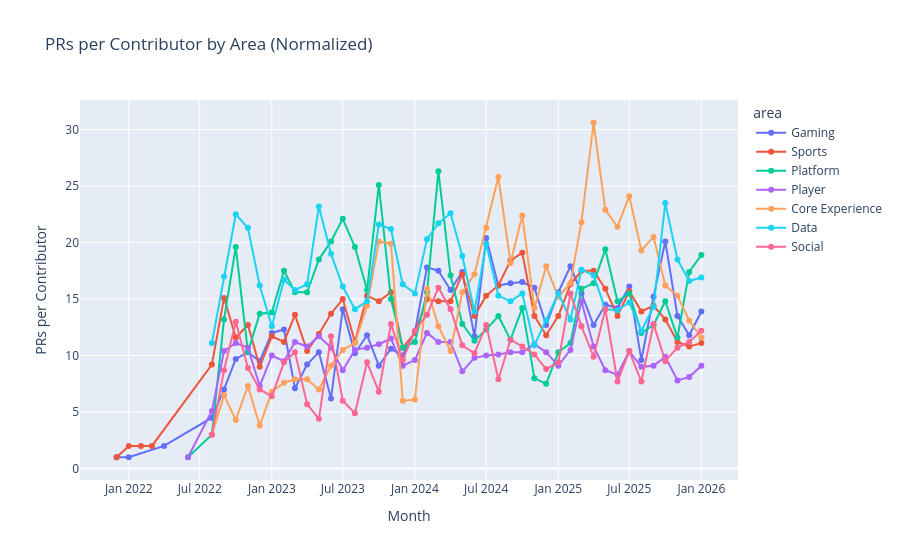

The notebook cell saved with this chart:
### Code cell
# Normalized throughput (PRs per contributor) by area
fig = px.line(df_by_area, x='month', y='prs_per_contributor', color='area',
              title='PRs per Contributor by Area (Normalized)',
              markers=True)
fig.update_layout(yaxis_title='PRs per Contributor', xaxis_title='Month')
fig.show()

# Export manually: fig.write_image('pr-throughput-by-area-normalized.png')

### Figure 1 — Plotly figure (JSON) as saved in the notebook; plotly's stock layout.template omitted (floating-point values rounded to 4 significant figures)
{"data": [{"hovertemplate": "area=Gaming<br>month=%{x}<br>prs_per_contributor=%{y}<extra></extra>", "legendgroup": "Gaming", "line": {"color": "#636efa", "dash": "solid"}, "marker": {"symbol": "circle"}, "mode": "lines+markers", "name": "Gaming", "orientation": "v", "showlegend": true, "type": "scatter", "x": ["2021-12-01", "2022-01-01", "2022-04-01", "2022-08-01", "2022-09-01", "2022-10-01", "2022-11-01", "2022-12-01", "2023-01-01", "2023-02-01", "2023-03-01", "2023-04-01", "2023-05-01", "2023-06-01", "2023-07-01", "2023-08-01", "2023-09-01", "2023-10-01", "2023-11-01", "2023-12-01", "2024-01-01", "2024-02-01", "2024-03-01", "2024-04-01", "2024-05-01", "2024-06-01", "2024-07-01", "2024-08-01", "2024-09-01", "2024-10-01", "2024-11-01", "2024-12-01", "2025-01-01", "2025-02-01", "2025-03-01", "2025-04-01", "2025-05-01", "2025-06-01", "2025-07-01", "2025-08-01", "2025-09-01", "2025-10-01", "2025-11-01", "2025-12-01", "2026-01-01"], "xaxis": "x", "y": [1.0, 1.0, 2.0, 4.5, 7.0, 9.7, 10.3, 9.5, 12.0, 12.3, 7.1, 9.2, 10.3, 6.2, 14.1, 10.2, 11.8, 9.1, 10.6, 10.0, 12.1, 17.8, 17.5, 15.8, 17.4, 11.7, 20.4, 16.2, 16.4, 16.5, 16.0, 12.7, 15.6, 17.9, 15.5, 12.7, 14.5, 14.2, 16.1, 9.6, 15.2, 20.1, 13.5, 11.8, 13.9], "yaxis": "y"}, {"hovertemplate": "area=Sports<br>month=%{x}<br>prs_per_contributor=%{y}<extra></extra>", "legendgroup": "Sports", "line": {"color": "#EF553B", "dash": "solid"}, "marker": {"symbol": "circle"}, "mode": "lines+markers", "name": "Sports", "orientation": "v", "showlegend": true, "type": "scatter", "x": ["2021-12-01", "2022-01-01", "2022-02-01", "2022-03-01", "2022-08-01", "2022-09-01", "2022-10-01", "2022-11-01", "2022-12-01", "2023-01-01", "2023-02-01", "2023-03-01", "2023-04-01", "2023-05-01", "2023-06-01", "2023-07-01", "2023-08-01", "2023-09-01", "2023-10-01", "2023-11-01", "2023-12-01", "2024-01-01", "2024-02-01", "2024-03-01", "2024-04-01", "2024-05-01", "2024-06-01", "2024-07-01", "2024-08-01", "2024-09-01", "2024-10-01", "2024-11-01", "2024-12-01", "2025-01-01", "2025-02-01", "2025-03-01", "2025-04-01", "2025-05-01", "2025-06-01", "2025-07-01", "2025-08-01", "2025-09-01", "2025-10-01", "2025-11-01", "2025-12-01", "2026-01-01"], "xaxis": "x", "y": [1.0, 2.0, 2.0, 2.0, 9.2, 15.1, 11.6, 12.7, 9.0, 11.7, 11.2, 13.6, 10.4, 11.9, 13.7, 15.0, 11.2, 15.3, 14.8, 15.6, 10.7, 12.0, 15.0, 14.8, 14.8, 17.2, 13.5, 15.3, 16.2, 18.4, 19.1, 13.5, 11.8, 13.5, 16.3, 17.5, 17.5, 15.9, 13.5, 15.7, 13.9, 14.4, 13.2, 11.2, 10.8, 11.1], "yaxis": "y"}, {"hovertemplate": "area=Platform<br>month=%{x}<br>prs_per_contributor=%{y}<extra></extra>", "legendgroup": "Platform", "line": {"color": "#00cc96", "dash": "solid"}, "marker": {"symbol": "circle"}, "mode": "lines+markers", "name": "Platform", "orientation": "v", "showlegend": true, "type": "scatter", "x": ["2022-06-01", "2022-08-01", "2022-09-01", "2022-10-01", "2022-11-01", "2022-12-01", "2023-01-01", "2023-02-01", "2023-03-01", "2023-04-01", "2023-05-01", "2023-06-01", "2023-07-01", "2023-08-01", "2023-09-01", "2023-10-01", "2023-11-01", "2023-12-01", "2024-01-01", "2024-02-01", "2024-03-01", "2024-04-01", "2024-05-01", "2024-06-01", "2024-07-01", "2024-08-01", "2024-09-01", "2024-10-01", "2024-11-01", "2024-12-01", "2025-01-01", "2025-02-01", "2025-03-01", "2025-04-01", "2025-05-01", "2025-06-01", "2025-07-01", "2025-08-01", "2025-09-01", "2025-10-01", "2025-11-01", "2025-12-01", "2026-01-01"], "xaxis": "x", "y": [1.0, 3.0, 13.2, 19.6, 10.3, 13.7, 13.8, 17.5, 15.6, 15.6, 18.5, 20.1, 22.1, 19.6, 15.8, 25.1, 15.0, 10.7, 11.2, 15.6, 26.3, 17.1, 12.8, 11.3, 12.3, 13.5, 11.4, 14.2, 8.0, 7.5, 10.3, 11.1, 15.9, 16.4, 19.4, 14.8, 15.5, 12.0, 12.7, 14.8, 11.6, 17.4, 18.9], "yaxis": "y"}, {"hovertemplate": "area=Player<br>month=%{x}<br>prs_per_contributor=%{y}<extra></extra>", "legendgroup": "Player", "line": {"color": "#ab63fa", "dash": "solid"}, "marker": {"symbol": "circle"}, "mode": "lines+markers", "name": "Player", "orientation": "v", "showlegend": true, "type": "scatter", "x": ["2022-06-01", "2022-08-01", "2022-09-01", "2022-10-01", "2022-11-01", "2022-12-01", "2023-01-01", "2023-02-01", "2023-03-01", "2023-04-01", "2023-05-01", "2023-06-01", "2023-07-01", "2023-08-01", "2023-09-01", "2023-10-01", "2023-11-01", "2023-12-01", "2024-01-01", "2024-02-01", "2024-03-01", "2024-04-01", "2024-05-01", "2024-06-01", "2024-07-01", "2024-08-01", "2024-09-01", "2024-10-01", "2024-11-01", "2024-12-01", "2025-01-01", "2025-02-01", "2025-03-01", "2025-04-01", "2025-05-01", "2025-06-01", "2025-07-01", "2025-08-01", "2025-09-01", "2025-10-01", "2025-11-01", "2025-12-01", "2026-01-01"], "xaxis": "x", "y": [1.0, 5.1, 10.4, 11.1, 10.7, 7.3, 10.0, 9.5, 11.2, 10.8, 11.7, 10.7, 8.7, 10.5, 10.7, 11.0, 11.5, 9.1, 9.6, 12.0, 11.2, 11.2, 8.6, 9.8, 10.0, 10.1, 10.3, 10.3, 11.0, 10.3, 9.1, 10.5, 14.8, 10.8, 8.7, 8.3, 10.4, 9.0, 9.1, 9.9, 7.8, 8.1, 9.1], "yaxis": "y"}, {"hovertemplate": "area=Core Experience<br>month=%{x}<br>prs_per_contributor=%{y}<extra></extra>", "legendgroup": "Core Experience", "line": {"color": "#FFA15A", "dash": "solid"}, "marker": {"symbol": "circle"}, "mode": "lines+markers", "name": "Core Experience", "orientation": "v", "showlegend": true, "type": "scatter", "x": ["2022-08-01", "2022-09-01", "2022-10-01", "2022-11-01", "2022-12-01", "2023-01-01", "2023-02-01", "2023-03-01", "2023-04-01", "2023-05-01", "2023-06-01", "2023-07-01", "2023-08-01", "2023-09-01", "2023-10-01", "2023-11-01", "2023-12-01", "2024-01-01", "2024-02-01", "2024-03-01", "2024-04-01", "2024-05-01", "2024-06-01", "2024-07-01", "2024-08-01", "2024-09-01", "2024-10-01", "2024-11-01", "2024-12-01", "2025-01-01", "2025-02-01", "2025-03-01", "2025-04-01", "2025-05-01", "2025-06-01", "2025-07-01", "2025-08-01", "2025-09-01", "2025-10-01", "2025-11-01", "2025-12-01", "2026-01-01"], "xaxis": "x", "y": [3.0, 6.5, 4.3, 7.3, 3.8, 6.8, 7.6, 7.9, 7.9, 7.0, 9.1, 10.5, 11.1, 14.4, 20.1, 19.9, 6.0, 6.1, 15.9, 12.6, 10.4, 15.6, 17.2, 21.3, 25.8, 18.2, 22.4, 14.2, 17.9, 15.2, 16.4, 21.8, 30.6, 22.9, 21.4, 24.1, 19.3, 20.5, 16.2, 15.3, 13.1, 11.6], "yaxis": "y"}, {"hovertemplate": "area=Data<br>month=%{x}<br>prs_per_contributor=%{y}<extra></extra>", "legendgroup": "Data", "line": {"color": "#19d3f3", "dash": "solid"}, "marker": {"symbol": "circle"}, "mode": "lines+markers", "name": "Data", "orientation": "v", "showlegend": true, "type": "scatter", "x": ["2022-08-01", "2022-09-01", "2022-10-01", "2022-11-01", "2022-12-01", "2023-01-01", "2023-02-01", "2023-03-01", "2023-04-01", "2023-05-01", "2023-06-01", "2023-07-01", "2023-08-01", "2023-09-01", "2023-10-01", "2023-11-01", "2023-12-01", "2024-01-01", "2024-02-01", "2024-03-01", "2024-04-01", "2024-05-01", "2024-06-01", "2024-07-01", "2024-08-01", "2024-09-01", "2024-10-01", "2024-11-01", "2024-12-01", "2025-01-01", "2025-02-01", "2025-03-01", "2025-04-01", "2025-05-01", "2025-06-01", "2025-07-01", "2025-08-01", "2025-09-01", "2025-10-01", "2025-11-01", "2025-12-01", "2026-01-01"], "xaxis": "x", "y": [11.1, 17.0, 22.5, 21.3, 16.2, 12.6, 16.7, 15.8, 16.3, 23.2, 19.0, 16.1, 14.1, 14.8, 21.6, 21.2, 16.3, 15.5, 20.3, 21.7, 22.6, 18.8, 13.9, 19.9, 15.3, 14.8, 15.5, 10.9, 13.1, 15.5, 13.2, 17.6, 17.1, 14.1, 14.0, 14.7, 12.2, 14.3, 23.5, 18.5, 16.6, 16.9], "yaxis": "y"}, {"hovertemplate": "area=Social<br>month=%{x}<br>prs_per_contributor=%{y}<extra></extra>", "legendgroup": "Social", "line": {"color": "#FF6692", "dash": "solid"}, "marker": {"symbol": "circle"}, "mode": "lines+markers", "name": "Social", "orientation": "v", "showlegend": true, "type": "scatter", "x": ["2022-08-01", "2022-09-01", "2022-10-01", "2022-11-01", "2022-12-01", "2023-01-01", "2023-02-01", "2023-03-01", "2023-04-01", "2023-05-01", "2023-06-01", "2023-07-01", "2023-08-01", "2023-09-01", "2023-10-01", "2023-11-01", "2023-12-01", "2024-01-01", "2024-02-01", "2024-03-01", "2024-04-01", "2024-05-01", "2024-06-01", "2024-07-01", "2024-08-01", "2024-09-01", "2024-10-01", "2024-11-01", "2024-12-01", "2025-01-01", "2025-02-01", "2025-03-01", "2025-04-01", "2025-05-01", "2025-06-01", "2025-07-01", "2025-08-01", "2025-09-01", "2025-10-01", "2025-11-01", "2025-12-01", "2026-01-01"], "xaxis": "x", "y": [3.0, 8.7, 13.0, 8.9, 7.0, 6.4, 9.4, 10.3, 5.7, 4.4, 11.7, 6.0, 4.9, 9.4, 6.8, 12.8, 9.6, 12.2, 13.6, 16.0, 14.1, 10.9, 10.2, 12.7, 7.9, 11.4, 10.8, 10.1, 8.8, 9.4, 15.5, 12.6, 9.9, 14.1, 7.7, 10.4, 7.7, 12.8, 9.5, 10.7, 11.2, 12.2], "yaxis": "y"}], "layout": {"legend": {"title": {"text": "area"}, "tracegroupgap": 0}, "title": {"text": "PRs per Contributor by Area (Normalized)"}, "xaxis": {"anchor": "y", "domain": [0.0, 1.0], "title": {"text": "Month"}}, "yaxis": {"anchor": "x", "domain": [0.0, 1.0], "title": {"text": "PRs per Contributor"}}}}
